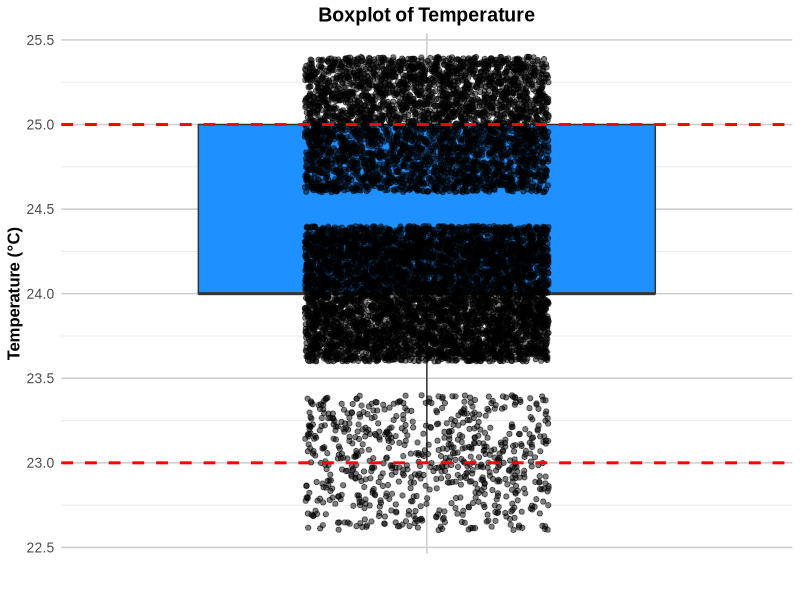
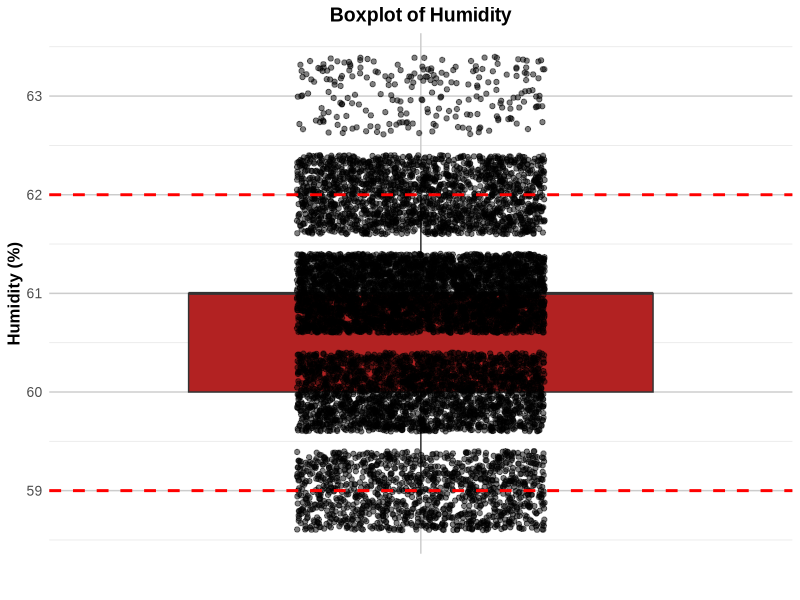
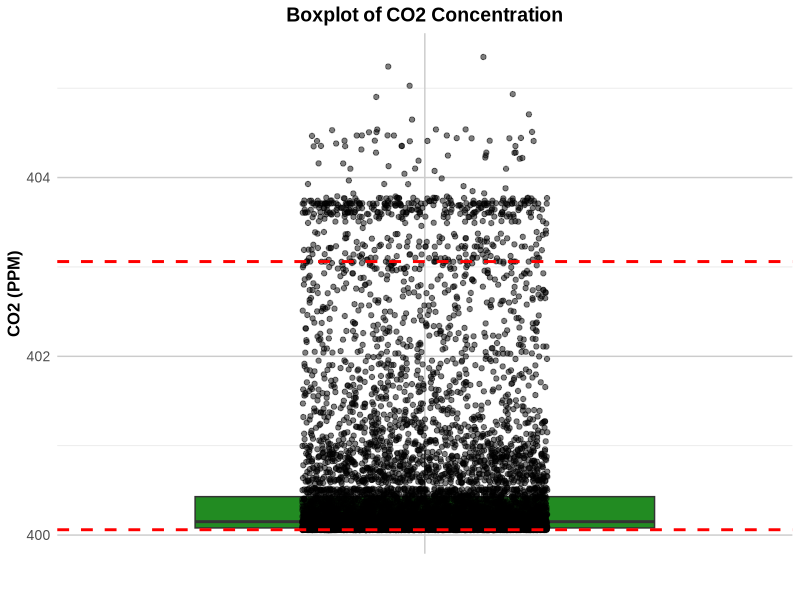
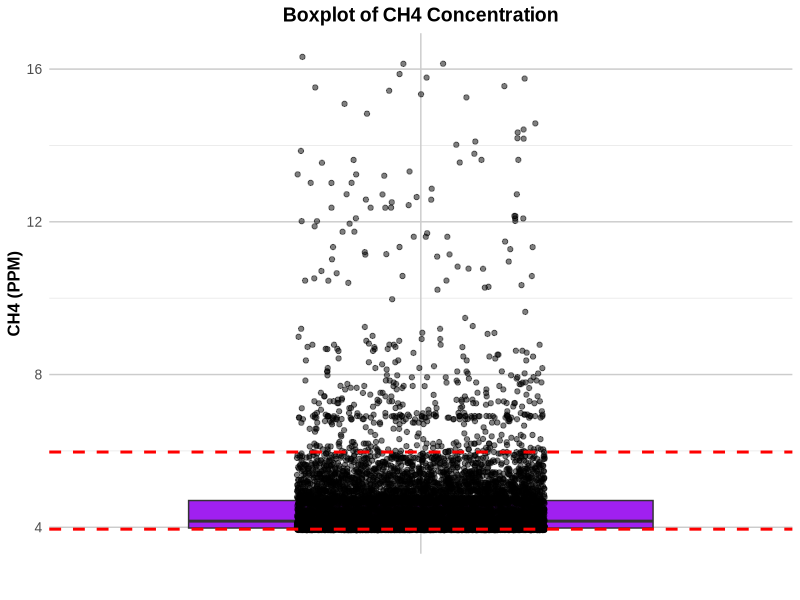
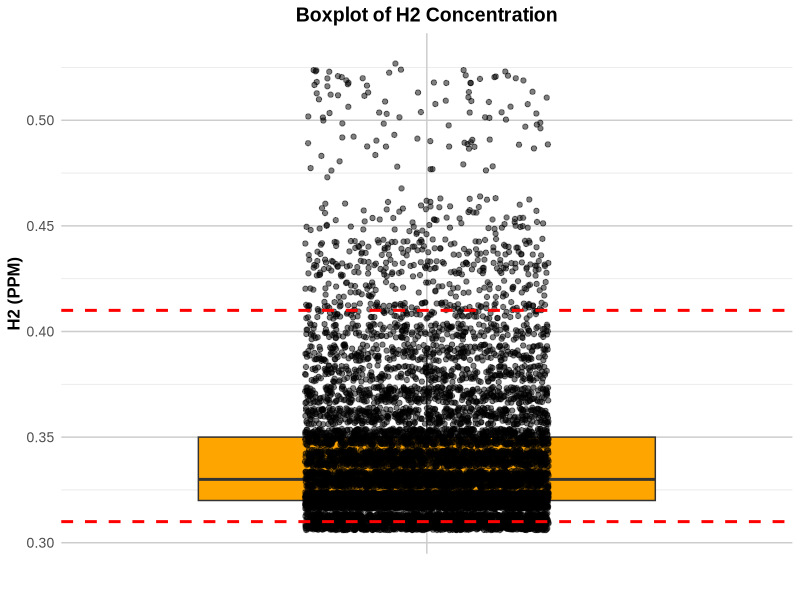
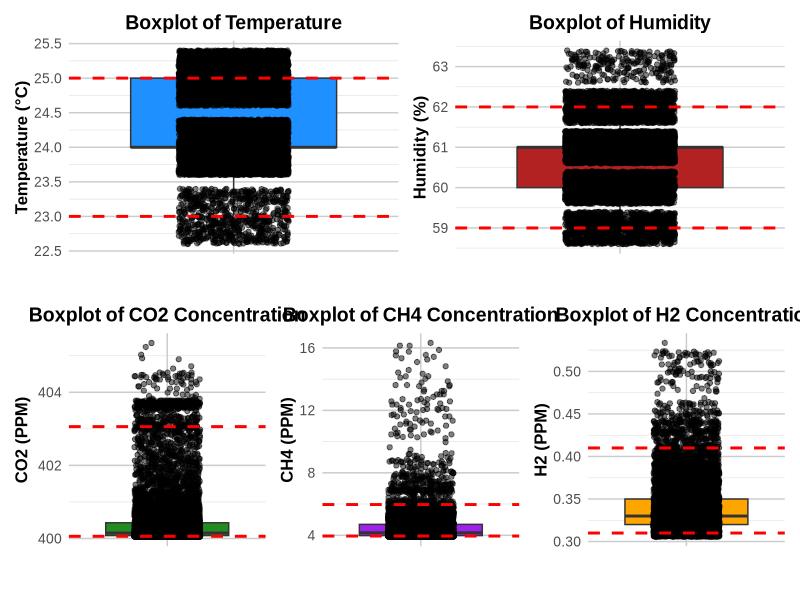

The R source for these figures, in order:
# Load necessary libraries
library(ggplot2)
library(dplyr)
library(patchwork)

# Read the CSV file
day2_data <- read.csv("DAY2.CSV")

# Convert the datetime column to POSIXct
day2_data$datetime <- as.POSIXct(day2_data$datetime, format="%m/%d/%Y %H:%M:%S")

# Calculate summary statistics for the dataset
summary_stats <- day2_data %>%
  summarise(
    Temperature_mean = mean(temperature, na.rm = TRUE),
    Temperature_sd = sd(temperature, na.rm = TRUE),
    Temperature_min = min(temperature, na.rm = TRUE),
    Temperature_max = max(temperature, na.rm = TRUE),
    Humidity_mean = mean(humidity, na.rm = TRUE),
    Humidity_sd = sd(humidity, na.rm = TRUE),
    Humidity_min = min(humidity, na.rm = TRUE),
    Humidity_max = max(humidity, na.rm = TRUE),
    CO2_mean = mean(CO2_PPM, na.rm = TRUE),
    CO2_sd = sd(CO2_PPM, na.rm = TRUE),
    CO2_min = min(CO2_PPM, na.rm = TRUE),
    CO2_max = max(CO2_PPM, na.rm = TRUE),
    CH4_mean = mean(CH4_PPM, na.rm = TRUE),
    CH4_sd = sd(CH4_PPM, na.rm = TRUE),
    CH4_min = min(CH4_PPM, na.rm = TRUE),
    CH4_max = max(CH4_PPM, na.rm = TRUE),
    H2_mean = mean(H2_PPM, na.rm = TRUE),
    H2_sd = sd(H2_PPM, na.rm = TRUE),
    H2_min = min(H2_PPM, na.rm = TRUE),
    H2_max = max(H2_PPM, na.rm = TRUE)
  )

# Print summary statistics
print(summary_stats)

# Create a custom theme for the plots
custom_theme <- theme_minimal() +
  theme(
    text = element_text(family = "Arial", size = 12),
    plot.title = element_text(hjust = 0.5, face = "bold", size = 14),
    axis.title = element_text(face = "bold", size = 12),
    axis.text = element_text(size = 10),
    panel.grid.major = element_line(color = "grey80"),
    panel.grid.minor = element_line(color = "grey90")
  )

# Create box plots for each variable with horizontal lines and jitter points
boxplot_temperature <- ggplot(day2_data, aes(x = "", y = temperature)) +
  geom_boxplot(fill = "dodgerblue", outlier.shape = NA) +
  geom_jitter(color = "black", width = 0.2, alpha = 0.5) +
  labs(title = "Boxplot of Temperature", y = "Temperature (°C)", x = "") +
  custom_theme +
  geom_hline(yintercept = quantile(day2_data$temperature, probs = c(0.05, 0.95)), 
             color = "red", linetype = "dashed", size = 1)

boxplot_humidity <- ggplot(day2_data, aes(x = "", y = humidity)) +
  geom_boxplot(fill = "firebrick", outlier.shape = NA) +
  geom_jitter(color = "black", width = 0.2, alpha = 0.5) +
  labs(title = "Boxplot of Humidity", y = "Humidity (%)", x = "") +
  custom_theme +
  geom_hline(yintercept = quantile(day2_data$humidity, probs = c(0.05, 0.95)), 
             color = "red", linetype = "dashed", size = 1)

boxplot_CO2 <- ggplot(day2_data, aes(x = "", y = CO2_PPM)) +
  geom_boxplot(fill = "forestgreen", outlier.shape = NA) +
  geom_jitter(color = "black", width = 0.2, alpha = 0.5) +
  labs(title = "Boxplot of CO2 Concentration", y = "CO2 (PPM)", x = "") +
  custom_theme +
  geom_hline(yintercept = quantile(day2_data$CO2_PPM, probs = c(0.05, 0.95)), 
             color = "red", linetype = "dashed", size = 1)

boxplot_CH4 <- ggplot(day2_data, aes(x = "", y = CH4_PPM)) +
  geom_boxplot(fill = "purple", outlier.shape = NA) +
  geom_jitter(color = "black", width = 0.2, alpha = 0.5) +
  labs(title = "Boxplot of CH4 Concentration", y = "CH4 (PPM)", x = "") +
  custom_theme +
  geom_hline(yintercept = quantile(day2_data$CH4_PPM, probs = c(0.05, 0.95)), 
             color = "red", linetype = "dashed", size = 1)

boxplot_H2 <- ggplot(day2_data, aes(x = "", y = H2_PPM)) +
  geom_boxplot(fill = "orange", outlier.shape = NA) +
  geom_jitter(color = "black", width = 0.2, alpha = 0.5) +
  labs(title = "Boxplot of H2 Concentration", y = "H2 (PPM)", x = "") +
  custom_theme +
  geom_hline(yintercept = quantile(day2_data$H2_PPM, probs = c(0.05, 0.95)), 
             color = "red", linetype = "dashed", size = 1)

# Display the box plots
print(boxplot_temperature)
print(boxplot_humidity)
print(boxplot_CO2)
print(boxplot_CH4)
print(boxplot_H2)

# Combine plots using patchwork
print((boxplot_temperature | boxplot_humidity) /
        (boxplot_CO2 | boxplot_CH4 | boxplot_H2))
